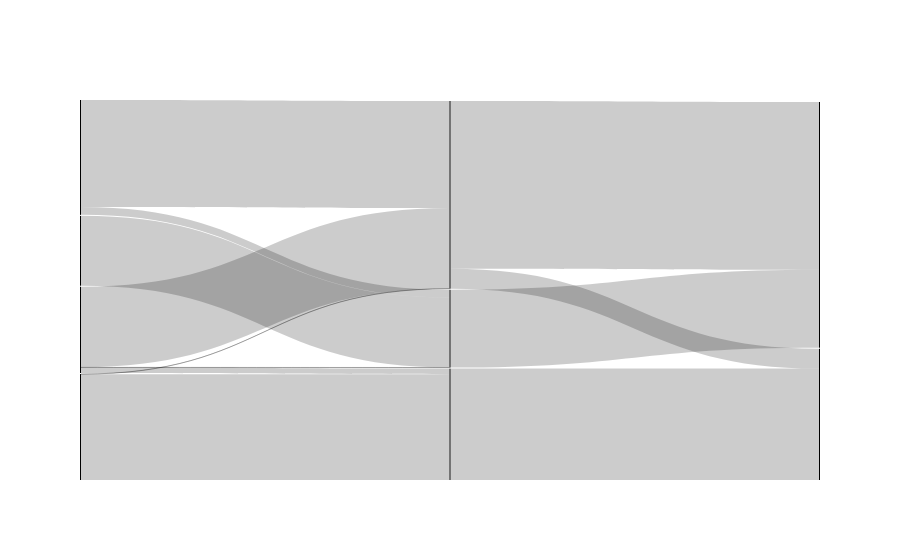

Notebook code cell kept with this figure:
### Code cell
plot_sankey(all_results = ms_results, optimal_scales=True)

### Figure 1 — Plotly figure (JSON) as saved in the notebook; plotly's stock layout.template omitted (floating-point values rounded to 4 significant figures)
{"data": [{"link": {"source": [0, 0, 1, 1, 1, 2, 3, 3, 4, 4, 5, 6], "target": [4, 5, 4, 5, 6, 5, 4, 6, 7, 8, 7, 8], "value": [963, 71, 726, 1, 50, 629, 1, 953, 1511, 179, 701, 1003]}, "node": {"line": {"color": "black", "width": 0}, "pad": 1, "thickness": 1}, "type": "sankey"}], "layout": {"autosize": true}}
